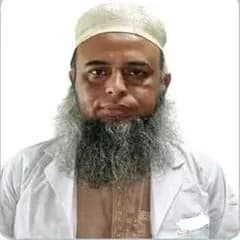
#> input picture data/Assoc. Prof. Dr. Mohammad Masudur Rahman.jpg, 240 x 240 px
$ python -i image_processing.py   (imports and definitions only)
#> lines starting #> are read from the running program, lines starting #| are printed output that depends on the picture
from __future__ import annotations

from PIL import Image, ImageEnhance, ImageOps

from app.core.config import settings


def normalize_document_image(image: Image.Image, *, max_side: int | None = 2200) -> Image.Image:
    normalized = ImageOps.exif_transpose(image)

    if "A" in normalized.getbands():
        background = Image.new("RGB", normalized.size, "white")
        background.paste(normalized, mask=normalized.getchannel("A"))
        normalized = background
    elif normalized.mode != "RGB":
        normalized = normalized.convert("RGB")
    else:
        normalized = normalized.copy()

    if max_side and max(normalized.size) > max_side:
        scale = max_side / max(normalized.size)
        target_size = (
            max(1, int(normalized.width * scale)),
            max(1, int(normalized.height * scale)),
        )
        normalized = normalized.resize(target_size, Image.Resampling.LANCZOS)

    return normalized


def preprocess_for_vision(image: Image.Image) -> Image.Image:
    """Lighter preprocessing for Vision API — preserve color, fix orientation and levels."""
    normalized = normalize_document_image(image, max_side=settings.VISION_IMAGE_MAX_SIDE)

    # For vision API, keep RGB but enhance readability
    enhancer = ImageEnhance.Contrast(normalized)
    enhanced = enhancer.enhance(1.3)

    enhancer = ImageEnhance.Sharpness(enhanced)
    enhanced = enhancer.enhance(1.2)

    return enhanced

>>> import cv2
>>> picture = cv2.imread('../../data/Assoc. Prof. Dr. Mohammad Masudur Rahman.jpg', cv2.IMREAD_GRAYSCALE)
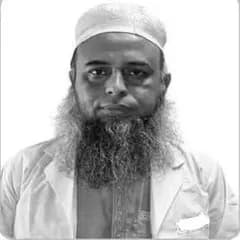
#> picture: shape (240, 240); min 2, max 255, mean 192
#> (the run stopped early here; a loop or call above may not have finished)

$ run again, on data/DR. A. M. SHAFIQUE.jpg
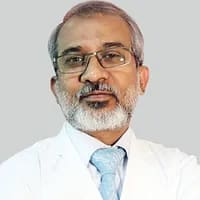
#> input picture data/DR. A. M. SHAFIQUE.jpg, 200 x 200 px
#> `picture = cv2.imread('../../data/Assoc. Prof. Dr. Mohammad Masudur Rah..`:
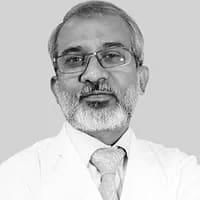
#> picture: shape (200, 200); min 0, max 255, mean 201.3

$ run again, on data/Dr. SK Farid Ahmed.jpg
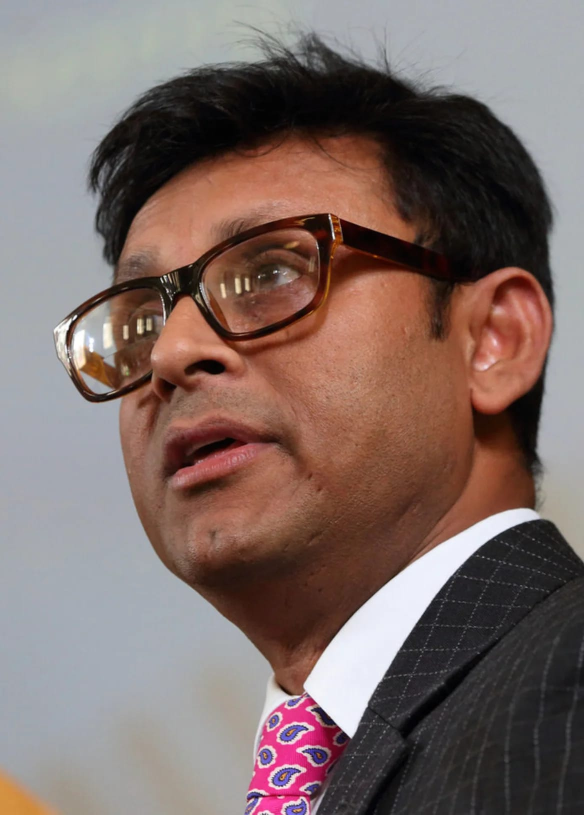
#> input picture data/Dr. SK Farid Ahmed.jpg, 1168 x 1629 px (shown at 1/2 size)
#> `picture = cv2.imread('../../data/Assoc. Prof. Dr. Mohammad Masudur Rah..`:
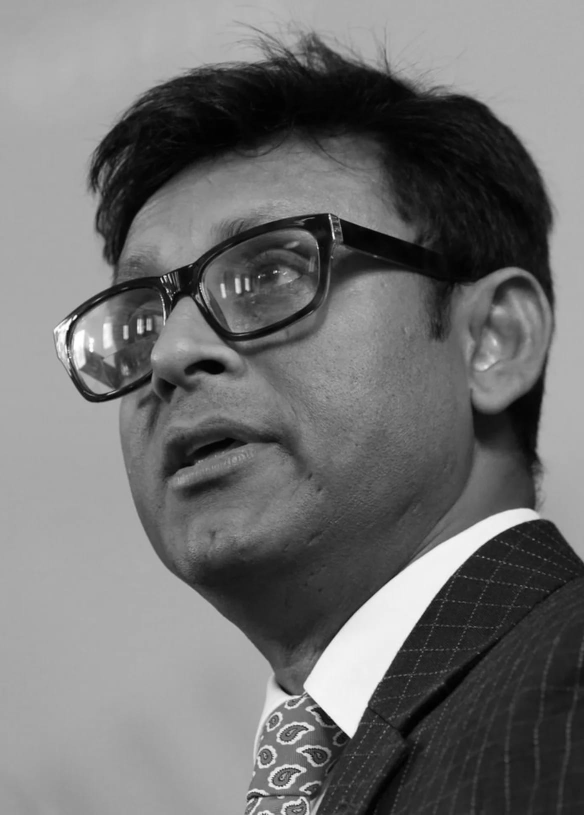
#> picture: shape (1629, 1168) (shown at 1/2 size); min 0, max 255, mean 112.2

$ run again, on data/Prof. Dr. Qazi Mushtaq Hussain.jpg
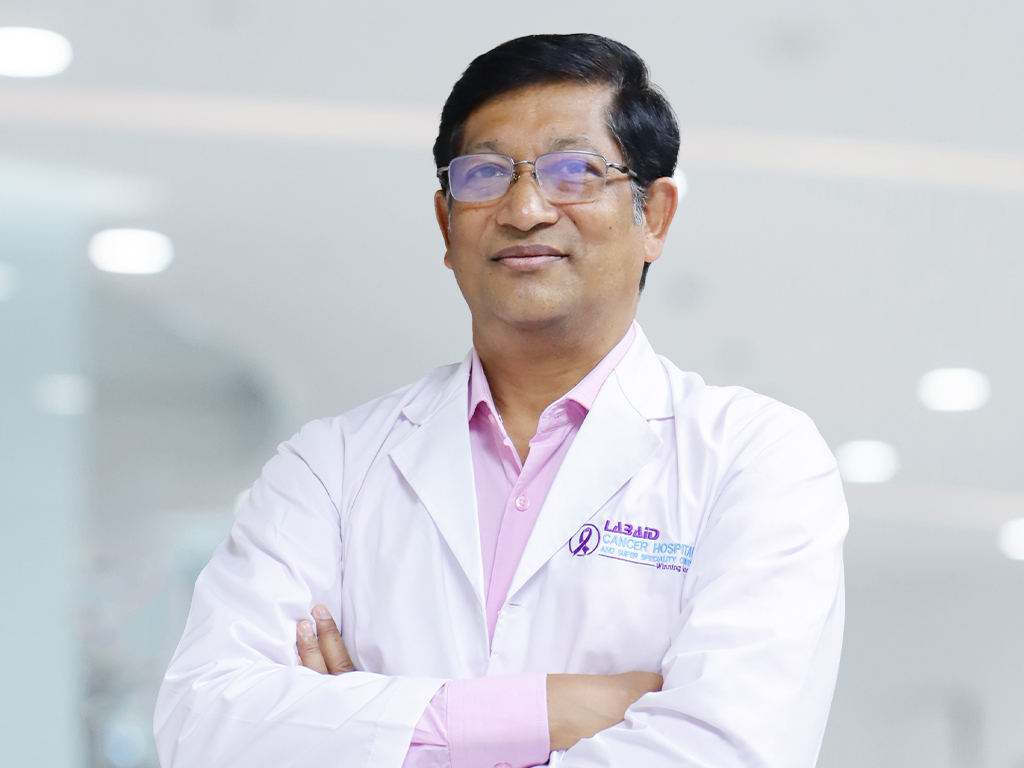
#> input picture data/Prof. Dr. Qazi Mushtaq Hussain.jpg, 1024 x 768 px
#> `picture = cv2.imread('../../data/Assoc. Prof. Dr. Mohammad Masudur Rah..`:
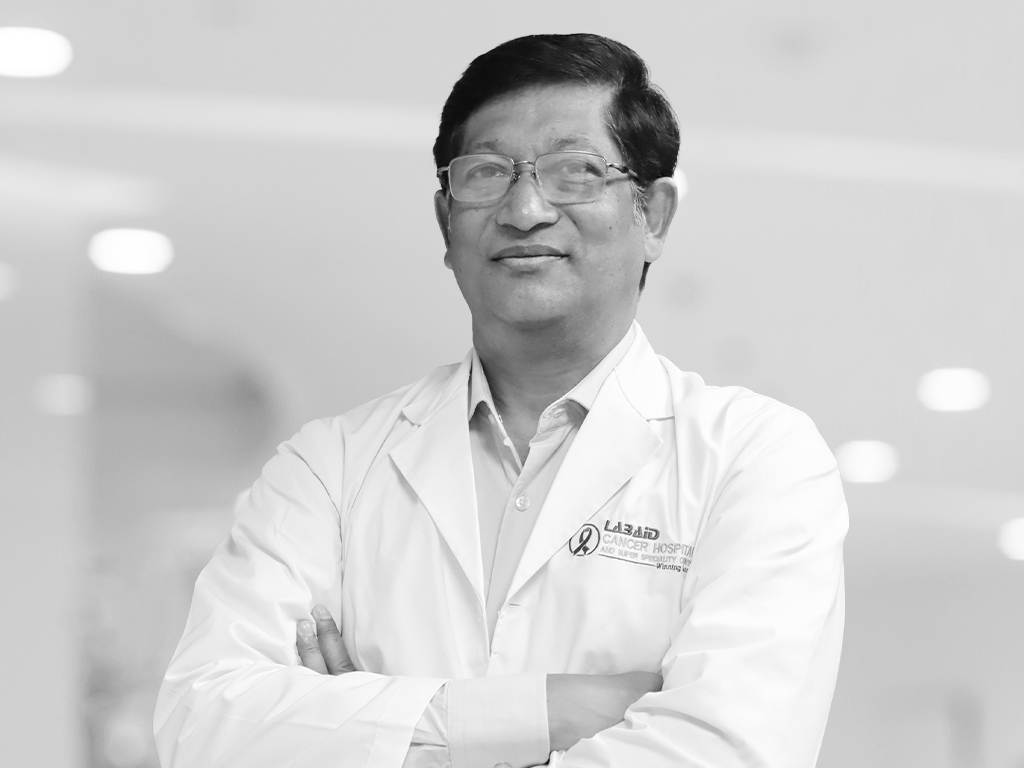
#> picture: shape (768, 1024); min 7, max 255, mean 206.9
